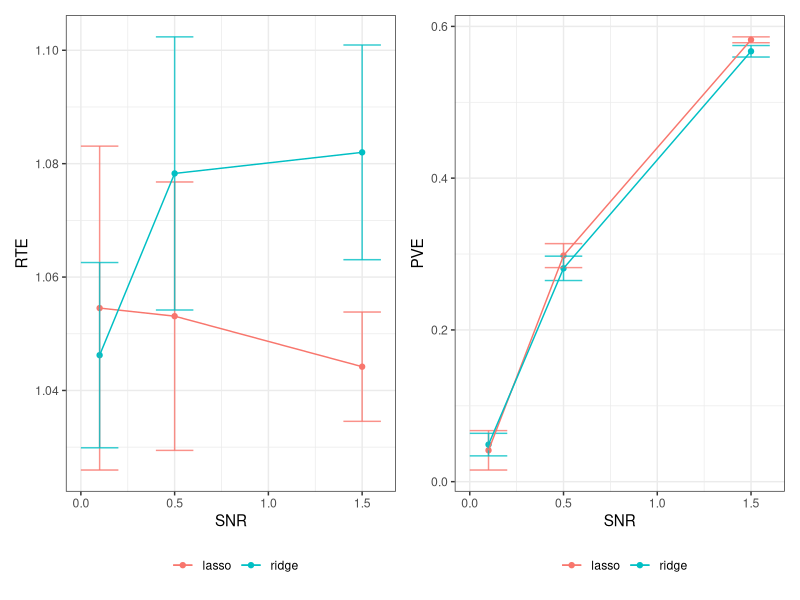
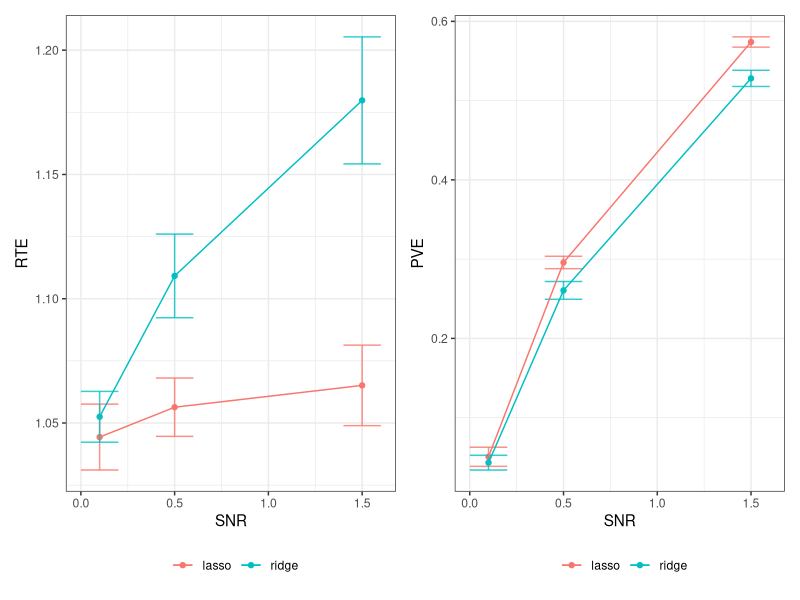

The R script that drew these images, in order:
## ---- chunk 1
#| results: 'hide'
#| message: false
#| warning: false

library(MASS) 
library(tidyverse) 
library(patchwork) 
library(glmnet)  
## ---- chunk 2
#' Simulate data
#'
#' @param n Number of observations
#' @param p Number of variables
#' @param s Sparsity level (number of non-zero coefficients)
#' @param snr Signal-to-noise ratio
#' @param rho Predictor correlation level
#' @return List containing simulated covariate matrix `X`, 
#' outcome vector `y`, true coefficient vector `beta`, 
#' covariate matrix `Sigma`, and variance of y `sigma`
simulate_data <- function(n, p, s, snr, rho) {
  
  # Generate covariance matrix
  cov_mat = matrix(0, nrow = p, ncol = p)
  for (row in 1:p) {
    for (col in 1:p) {
      cov_mat[row, col] = rho^(abs(row-col))
    }
  }
  
  # Generate X 
  x <- mvrnorm(n=n, mu=rep(0,p), Sigma = cov_mat)

  # Generate beta values 
  b <- rep(0, p)
  b[1:s] <- 1
 
  # find values
  mu <- x %*% b
  intercept <- -mean(mu)
  
  # Calculate variance
  var <- as.numeric((t(b) %*% cov_mat %*% b)/snr)

  # Generate y values
  y <- mvrnorm(mu = mu, Sigma = var*diag(n))
  
  return(list(X = x, y = y, beta = b, Sigma = cov_mat, sigma = var))
}
## ---- chunk 3
#' Return model metrics
#'
#' @param coef_est Vector with estimated coefficients 
#' @param test_data Withheld test set (`simulate_data()` output)
#' @return Vector with relative test error (RTE) and proportion 
#' of variance explained (PVE). 
get_metrics <- function(coef_est, test_data) {
  
  # Extract out values needed
  coef_true <- test_data$beta
  Sigma <- test_data$Sigma
  var_y <- test_data$sigma

  # Calculate relative test error
  RTE <- (t(coef_est - coef_true) %*% Sigma %*% 
            (coef_est - coef_true) + var_y) / 
            var_y
    
  # Calculate PVE
  # Proportion of variance explained
  PVE <- 1 - (t(coef_est - coef_true) %*% Sigma %*%
                (coef_est - coef_true) + var_y) / 
    (var_y + t(coef_true %*% Sigma %*% coef_true))

  
  return(c(RTE = RTE, PVE = PVE))
}
## ---- chunk 4
#' Model selection simulation
#'
#' @param params named vector containing all parameters needed for 
#' data generation (rho, snr, n, p, s)
#' @param seed (optional) random seed to set before setting folds, 
#' by default not used
#' @return Vector with parameter values, results
model_selection <- function(params, seed = NULL) {
  
  # Extract out parameters
  n <- params['n']
  p <- params['p']
  s <- params['s']
  snr <- params['snr']
  rho <- params['rho']

  # Generate training and test data
  train <- simulate_data(n, p, s, snr, rho)
  test <- simulate_data(n, p, s, snr, rho)
  
  # Set folds, if needed
  if (!is.null(seed)){
    set.seed(seed)
  }
  k <- 5
  folds <- sample(1:k, nrow(train$X), replace=TRUE)
  
  # Lasso model
  start_lasso <- Sys.time()
  lasso_cv <- cv.glmnet(train$X, train$y, nfolds = k, foldid = folds, 
                           alpha = 1, family = "gaussian", 
                        intercept=FALSE) 
  lasso_mod <- glmnet(train$X, train$y, lambda = lasso_cv$lambda.min,
                      alpha = 1, family = "gaussian", intercept=FALSE)
  end_lasso <- Sys.time()
  
  # Get lasso results
  lasso_time <- as.numeric(difftime(end_lasso, start_lasso, 
                                    units = "secs"))
  lasso_results <- c(lasso_time, 
                     get_metrics(coef(lasso_mod)[-1], test))
  names(lasso_results) <- c("lasso_sec", "lasso_RTE", "lasso_PVE")
  
  # Ridge model 
  start_ridge <- Sys.time()
  ridge_cv <- cv.glmnet(train$X, train$y, nfolds = k, foldid = folds, 
                        alpha = 0, family = "gaussian", 
                        intercept=FALSE)
  ridge_mod <- glmnet(train$X, train$y, lambda = ridge_cv$lambda.min,
                      alpha = 0, family = "gaussian", intercept=FALSE)
  end_ridge <- Sys.time()
  
  # Get ridge results
  ridge_time <- as.numeric(difftime(end_ridge, start_ridge, 
                                    units = "secs"))
  ridge_results <- c(ridge_time, 
                     get_metrics(coef(ridge_mod)[-1], test))
  names(ridge_results) <- c("ridge_sec", "ridge_RTE", "ridge_PVE")
  
  # Full results
  res <- c(n, p, s, snr, rho, lasso_results, ridge_results)
  
  return(res)
}
## ---- chunk 5
# Set up parameter grid
rho_grid <- c(0.35)
snr_grid <- c(0.1, 0.5, 1.5)
n_grid <- c(500)
p_grid <- c(50, 100)
s_grid = c(10)
iter_grid <- 1:5
param_grid <- expand.grid(rho = rho_grid, snr = snr_grid, n = n_grid,
                          p = p_grid, s = s_grid, iter = iter_grid)

# convert to numeric
param_grid <- as.matrix(param_grid)
head(param_grid)
## ---- chunk 6
# Run experiments
results <- apply(param_grid, 1, model_selection) %>% t() 

# Convert to long data frame
results <- as.data.frame(results) %>% 
  pivot_longer(cols = starts_with(c("lasso", "ridge")),
               names_to = c("method", ".value"), names_sep="_")
## ---- chunk 7
avg_time <- results %>%
  group_by(method, n, p) %>%
  summarize(avg_seconds = round(mean(sec),3)) %>%
  ungroup()
avg_time
## ---- chunk 8
#' Generate RTE and PVE plots for a given set of parameters
#'
#' @param results Data frame with simulation results  
#' @param n_input Number of observations
#' @param p_input Number of variables
#' @param s_input Sparsity level
#' @return ggplot object
generate_plot <- function(results, n_input, p_input, s_input) {
 
  setting <- results %>%
    filter(n == n_input, p == p_input, s == s_input) %>%
    group_by(method, snr) %>%
    summarize(mean_RTE = mean(RTE, na.rm = TRUE), 
              sd_RTE = sd(RTE, na.rm = TRUE),
              mean_PVE = mean(PVE, na.rm = TRUE), 
              sd_PVE = sd(PVE, na.rm = TRUE))

  rte_plot <- ggplot(setting) + 
    geom_point(aes(x = snr, y = mean_RTE, color = method)) + 
    geom_errorbar(aes(x = snr, ymin = mean_RTE - sd_RTE, 
                      ymax = mean_RTE + sd_RTE, color = method),
                  alpha = 0.8, width = 0.2) + 
    geom_line(aes(x = snr, y = mean_RTE, color = method)) + 
    theme_bw() + 
    theme(legend.position = "bottom") + 
    labs(x = "SNR", y = "RTE", color = "")
  
  
  pve_plot <- ggplot(setting) + 
    geom_point(aes(x = snr, y = mean_PVE, color = method)) + 
    geom_errorbar(aes(x = snr, ymin = mean_PVE - sd_PVE, 
                      ymax = mean_PVE + sd_PVE, color = method),
                  alpha = 0.8, width = 0.2) + 
    geom_line(aes(x = snr, y = mean_PVE, color = method)) + 
    theme_bw() + 
    theme(legend.position = "bottom") + 
    labs(x = "SNR", y = "PVE", color = "")

  full_plot <- rte_plot + pve_plot 
  
  return(full_plot)
}
generate_plot(results, 500, 50, 10)
## ---- chunk 9
generate_plot(results, 500, 100, 10)
